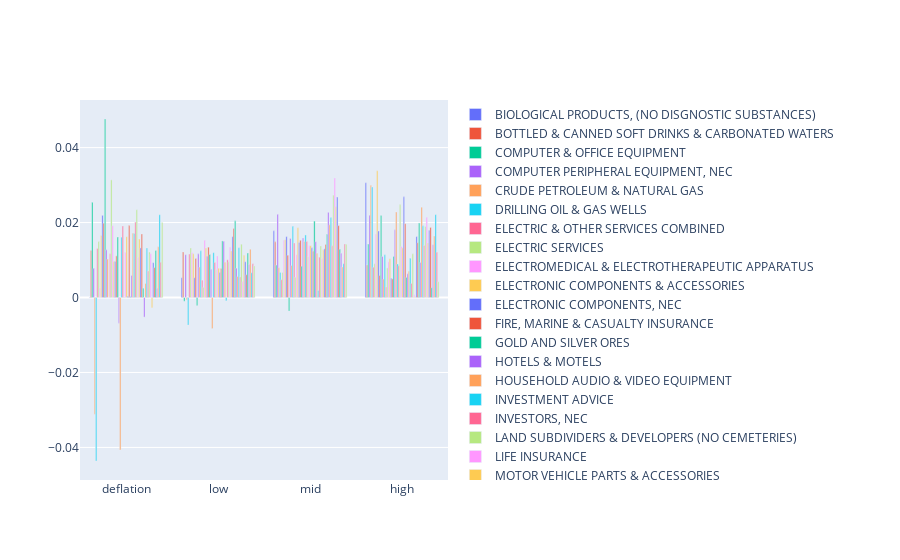

The code cell stored with this chart in its notebook:
### Code cell
#plot a bar graph of the average returns for each industry and inflation level
import plotly.graph_objects as go
fig = go.Figure()
for i in Industry_Inflation_group.index.levels[0]:
    fig.add_trace(go.Bar(x=Industry_Inflation_group[i].index, y=Industry_Inflation_group[i].values, name=i))
fig.show()

### Figure 1 — Plotly figure (JSON) as saved in the notebook; plotly's stock layout.template omitted (floating-point values rounded to 4 significant figures)
{"data": [{"name": "BIOLOGICAL PRODUCTS, (NO DISGNOSTIC SUBSTANCES)", "type": "bar", "x": ["deflation", "low", "mid", "high"], "y": [-4.946e-05, 0.005287, 0.01779, 0.03062]}, {"name": "BOTTLED & CANNED SOFT DRINKS & CARBONATED WATERS", "type": "bar", "x": ["deflation", "low", "mid", "high"], "y": [0.01256, 0.01212, 0.01485, 0.008688]}, {"name": "COMPUTER & OFFICE EQUIPMENT", "type": "bar", "x": ["deflation", "low", "mid", "high"], "y": [0.02541, -0.000985, 0.008659, 0.01427]}, {"name": "COMPUTER PERIPHERAL EQUIPMENT, NEC", "type": "bar", "x": ["deflation", "low", "mid", "high"], "y": [0.007787, 0.01142, 0.02221, 0.02198]}, {"name": "CRUDE PETROLEUM & NATURAL GAS", "type": "bar", "x": ["deflation", "low", "mid", "high"], "y": [-0.03115, -0.0006229, 0.007941, 0.02998]}, {"name": "DRILLING OIL & GAS WELLS", "type": "bar", "x": ["deflation", "low", "mid", "high"], "y": [-0.04362, -0.00736, 0.006682, 0.02948]}, {"name": "ELECTRIC & OTHER SERVICES COMBINED", "type": "bar", "x": ["deflation", "low", "mid", "high"], "y": [0.01309, 0.01161, 0.004759, 0.008085]}, {"name": "ELECTRIC SERVICES", "type": "bar", "x": ["deflation", "low", "mid", "high"], "y": [0.01492, 0.0132, 0.006701, 0.008992]}, {"name": "ELECTROMEDICAL & ELECTROTHERAPEUTIC APPARATUS", "type": "bar", "x": ["deflation", "low", "mid", "high"], "y": [0.002613, 0.01202, 0.01528, 0.01695]}, {"name": "ELECTRONIC COMPONENTS & ACCESSORIES", "type": "bar", "x": ["deflation", "low", "mid", "high"], "y": [0.01655, 0.01166, 0.01544, 0.03383]}, {"name": "ELECTRONIC COMPONENTS, NEC", "type": "bar", "x": ["deflation", "low", "mid", "high"], "y": [0.02192, 0.005278, 0.01625, 0.01775]}, {"name": "FIRE, MARINE & CASUALTY INSURANCE", "type": "bar", "x": ["deflation", "low", "mid", "high"], "y": [0.01984, 0.01041, 0.0113, 0.005874]}, {"name": "GOLD AND SILVER ORES", "type": "bar", "x": ["deflation", "low", "mid", "high"], "y": [0.04762, -0.002117, -0.003622, 0.02188]}, {"name": "HOTELS & MOTELS", "type": "bar", "x": ["deflation", "low", "mid", "high"], "y": [0.01272, 0.01164, 0.01577, 0.01093]}, {"name": "HOUSEHOLD AUDIO & VIDEO EQUIPMENT", "type": "bar", "x": ["deflation", "low", "mid", "high"], "y": [0.01025, 0.008129, 0.008554, 0.004924]}, {"name": "INVESTMENT ADVICE", "type": "bar", "x": ["deflation", "low", "mid", "high"], "y": [-2.969e-05, 0.01245, 0.019, 0.0114]}, {"name": "INVESTORS, NEC", "type": "bar", "x": ["deflation", "low", "mid", "high"], "y": [0.01169, 0.004608, 0.01451, 0.002776]}, {"name": "LAND SUBDIVIDERS & DEVELOPERS (NO CEMETERIES)", "type": "bar", "x": ["deflation", "low", "mid", "high"], "y": [0.03138, 0.002707, 0.005422, 0.007899]}, {"name": "LIFE INSURANCE", "type": "bar", "x": ["deflation", "low", "mid", "high"], "y": [0.01916, 0.01527, 0.01143, 0.009545]}, {"name": "MOTOR VEHICLE PARTS & ACCESSORIES", "type": "bar", "x": ["deflation", "low", "mid", "high"], "y": [0.009588, 0.01319, 0.01864, 0.01037]}, {"name": "MOTOR VEHICLES & PASSENGER CAR BODIES", "type": "bar", "x": ["deflation", "low", "mid", "high"], "y": [0.0096, 0.01102, 0.01469, 0.005117]}, {"name": "NATIONAL COMMERCIAL BANKS", "type": "bar", "x": ["deflation", "low", "mid", "high"], "y": [0.01111, 0.01343, 0.01527, 0.004979]}, {"name": "NATURAL GAS DISTRIBUTION", "type": "bar", "x": ["deflation", "low", "mid", "high"], "y": [0.01612, 0.01147, 0.008313, 0.01096]}, {"name": "NATURAL GAS TRANSMISSION", "type": "bar", "x": ["deflation", "low", "mid", "high"], "y": [-0.006863, 0.007513, 0.0159, 0.01805]}, {"name": "OIL & GAS FIELD EXPLORATION SERVICES", "type": "bar", "x": ["deflation", "low", "mid", "high"], "y": [-0.04065, -0.008298, 0.01495, 0.02283]}, {"name": "PAPER MILLS", "type": "bar", "x": ["deflation", "low", "mid", "high"], "y": [0.0161, 0.01196, 0.01669, 0.008945]}, {"name": "PERFUMES, COSMETICS & OTHER TOILET PREPARATIONS", "type": "bar", "x": ["deflation", "low", "mid", "high"], "y": [0.01905, 0.009349, 0.01496, 0.008456]}, {"name": "PETROLEUM REFINING", "type": "bar", "x": ["deflation", "low", "mid", "high"], "y": [-0.0001091, 0.007392, 0.01089, 0.02479]}, {"name": "PHARMACEUTICAL PREPARATIONS", "type": "bar", "x": ["deflation", "low", "mid", "high"], "y": [0.01208, 0.0111, 0.01379, 0.01361]}, {"name": "PLASTIC MATERIALS, SYNTH RESINS & NONVULCAN ELASTOMERS", "type": "bar", "x": ["deflation", "low", "mid", "high"], "y": [0.01624, 0.007837, 0.01383, 0.01326]}, {"name": "RADIO & TV BROADCASTING & COMMUNICATIONS EQUIPMENT", "type": "bar", "x": ["deflation", "low", "mid", "high"], "y": [0.0003051, 0.006658, 0.01326, 0.02686]}, {"name": "RAILROADS, LINE-HAUL OPERATING", "type": "bar", "x": ["deflation", "low", "mid", "high"], "y": [0.01918, 0.007769, 0.01237, 0.01971]}, {"name": "REAL ESTATE AGENTS & MANAGERS (FOR OTHERS)", "type": "bar", "x": ["deflation", "low", "mid", "high"], "y": [0.0002606, 0.01509, 0.0204, 0.005373]}, {"name": "REAL ESTATE INVESTMENT TRUSTS", "type": "bar", "x": ["deflation", "low", "mid", "high"], "y": [0.005902, 0.015, 0.01491, 0.006309]}, {"name": "RETAIL-DEPARTMENT STORES", "type": "bar", "x": ["deflation", "low", "mid", "high"], "y": [0.01716, 0.009405, 0.01182, 0.007026]}, {"name": "RETAIL-EATING & DRINKING PLACES", "type": "bar", "x": ["deflation", "low", "mid", "high"], "y": [0.01708, -0.0008866, 0.001869, 0.01049]}, {"name": "RETAIL-EATING PLACES", "type": "bar", "x": ["deflation", "low", "mid", "high"], "y": [0.02012, 0.01006, 0.01077, 0.00376]}, {"name": "RETAIL-GROCERY STORES", "type": "bar", "x": ["deflation", "low", "mid", "high"], "y": [0.02343, 0.009513, 0.01376, 0.01166]}, {"name": "SAVINGS INSTITUTION, FEDERALLY CHARTERED", "type": "bar", "x": ["deflation", "low", "mid", "high"], "y": [0.01076, 0.01346, 0.01041, 0.0007092]}, {"name": "SAVINGS INSTITUTIONS, NOT FEDERALLY CHARTERED", "type": "bar", "x": ["deflation", "low", "mid", "high"], "y": [0.01559, 0.01242, 0.01271, 0.0002407]}, {"name": "SEARCH, DETECTION, NAVAGATION, GUIDANCE, AERONAUTICAL SYS", "type": "bar", "x": ["deflation", "low", "mid", "high"], "y": [0.01323, 0.01624, 0.01299, 0.01627]}, {"name": "SECURITY BROKERS, DEALERS & FLOTATION COMPANIES", "type": "bar", "x": ["deflation", "low", "mid", "high"], "y": [0.01694, 0.01843, 0.01418, 0.01461]}, {"name": "SEMICONDUCTORS & RELATED DEVICES", "type": "bar", "x": ["deflation", "low", "mid", "high"], "y": [0.002451, 0.02045, 0.01685, 0.01986]}, {"name": "SERVICES-BUSINESS SERVICES, NEC", "type": "bar", "x": ["deflation", "low", "mid", "high"], "y": [-0.005225, 0.007827, 0.02272, 0.009359]}, {"name": "SERVICES-COMMERCIAL PHYSICAL & BIOLOGICAL RESEARCH", "type": "bar", "x": ["deflation", "low", "mid", "high"], "y": [0.003757, 0.005603, 0.01939, 0.02411]}, {"name": "SERVICES-COMPUTER INTEGRATED SYSTEMS DESIGN", "type": "bar", "x": ["deflation", "low", "mid", "high"], "y": [0.0132, 0.0133, 0.02133, 0.01913]}, {"name": "SERVICES-COMPUTER PROCESSING & DATA PREPARATION", "type": "bar", "x": ["deflation", "low", "mid", "high"], "y": [0.007069, 0.005498, 0.0138, 0.0139]}, {"name": "SERVICES-COMPUTER PROGRAMMING SERVICES", "type": "bar", "x": ["deflation", "low", "mid", "high"], "y": [0.01212, 0.01423, 0.02731, 0.01896]}, {"name": "SERVICES-COMPUTER PROGRAMMING, DATA PROCESSING, ETC.", "type": "bar", "x": ["deflation", "low", "mid", "high"], "y": [0.01166, 0.004245, 0.03187, 0.0214]}, {"name": "SERVICES-MANAGEMENT CONSULTING SERVICES", "type": "bar", "x": ["deflation", "low", "mid", "high"], "y": [-0.00271, 0.0113, 0.02419, 0.01455]}, {"name": "SERVICES-PREPACKAGED SOFTWARE", "type": "bar", "x": ["deflation", "low", "mid", "high"], "y": [0.009296, 0.009553, 0.02679, 0.01797]}, {"name": "SPECIAL INDUSTRY MACHINERY, NEC", "type": "bar", "x": ["deflation", "low", "mid", "high"], "y": [0.007975, 0.00608, 0.01918, 0.0187]}, {"name": "STATE COMMERCIAL BANKS", "type": "bar", "x": ["deflation", "low", "mid", "high"], "y": [0.01257, 0.01187, 0.01285, 0.002624]}, {"name": "STEEL WORKS, BLAST FURNACES & ROLLING MILLS (COKE OVENS)", "type": "bar", "x": ["deflation", "low", "mid", "high"], "y": [0.002461, 0.008818, 0.01183, 0.0141]}, {"name": "SURGICAL & MEDICAL INSTRUMENTS & APPARATUS", "type": "bar", "x": ["deflation", "low", "mid", "high"], "y": [0.01355, 0.0129, 0.008163, 0.01642]}, {"name": "TELEPHONE & TELEGRAPH APPARATUS", "type": "bar", "x": ["deflation", "low", "mid", "high"], "y": [0.02208, 0.006606, 0.009026, 0.02211]}, {"name": "TELEPHONE COMMUNICATIONS (NO RADIOTELEPHONE)", "type": "bar", "x": ["deflation", "low", "mid", "high"], "y": [0.009377, 0.009005, 0.01425, 0.01206]}, {"name": "TRUCKING (NO LOCAL)", "type": "bar", "x": ["deflation", "low", "mid", "high"], "y": [0.02, 0.008438, 0.0142, 0.004208]}], "layout": {}}
